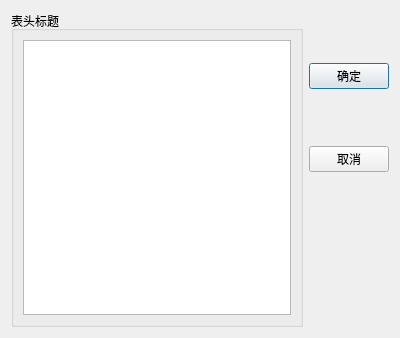
<?xml version="1.0" encoding="UTF-8"?>
<ui version="4.0">
 <class>TDialogHeaders</class>
 <widget class="QDialog" name="TDialogHeaders">
  <property name="geometry">
   <rect>
    <x>0</x>
    <y>0</y>
    <width>400</width>
    <height>338</height>
   </rect>
  </property>
  <property name="windowTitle">
   <string>Dialog</string>
  </property>
  <layout class="QVBoxLayout" name="verticalLayout_3">
   <item>
    <layout class="QHBoxLayout" name="horizontalLayout">
     <item>
      <widget class="QGroupBox" name="groupBox">
       <property name="title">
        <string>表头标题</string>
       </property>
       <layout class="QVBoxLayout" name="verticalLayout">
        <item>
         <widget class="QListView" name="listView"/>
        </item>
       </layout>
      </widget>
     </item>
     <item>
      <layout class="QVBoxLayout" name="verticalLayout_2">
       <item>
        <spacer name="verticalSpacer">
         <property name="orientation">
          <enum>Qt::Vertical</enum>
         </property>
         <property name="sizeHint" stdset="0">
          <size>
           <width>20</width>
           <height>40</height>
          </size>
         </property>
        </spacer>
       </item>
       <item>
        <widget class="QPushButton" name="btnOk">
         <property name="text">
          <string>确定</string>
         </property>
         <property name="icon">
          <iconset resource="res.qrc">
           <normaloff>:/images/icons/322.bmp</normaloff>:/images/icons/322.bmp</iconset>
         </property>
        </widget>
       </item>
       <item>
        <spacer name="verticalSpacer_2">
         <property name="orientation">
          <enum>Qt::Vertical</enum>
         </property>
         <property name="sizeHint" stdset="0">
          <size>
           <width>20</width>
           <height>40</height>
          </size>
         </property>
        </spacer>
       </item>
       <item>
        <widget class="QPushButton" name="btnCancel">
         <property name="text">
          <string>取消</string>
         </property>
         <property name="icon">
          <iconset resource="res.qrc">
           <normaloff>:/images/icons/324.bmp</normaloff>:/images/icons/324.bmp</iconset>
         </property>
        </widget>
       </item>
       <item>
        <spacer name="verticalSpacer_3">
         <property name="orientation">
          <enum>Qt::Vertical</enum>
         </property>
         <property name="sizeHint" stdset="0">
          <size>
           <width>20</width>
           <height>40</height>
          </size>
         </property>
        </spacer>
       </item>
       <item>
        <spacer name="verticalSpacer_4">
         <property name="orientation">
          <enum>Qt::Vertical</enum>
         </property>
         <property name="sizeHint" stdset="0">
          <size>
           <width>20</width>
           <height>40</height>
          </size>
         </property>
        </spacer>
       </item>
       <item>
        <spacer name="verticalSpacer_5">
         <property name="orientation">
          <enum>Qt::Vertical</enum>
         </property>
         <property name="sizeHint" stdset="0">
          <size>
           <width>20</width>
           <height>40</height>
          </size>
         </property>
        </spacer>
       </item>
      </layout>
     </item>
    </layout>
   </item>
  </layout>
 </widget>
 <resources>
  <include location="res.qrc"/>
 </resources>
 <connections>
  <connection>
   <sender>btnOk</sender>
   <signal>clicked()</signal>
   <receiver>TDialogHeaders</receiver>
   <slot>accept()</slot>
   <hints>
    <hint type="sourcelabel">
     <x>348</x>
     <y>74</y>
    </hint>
    <hint type="destinationlabel">
     <x>199</x>
     <y>168</y>
    </hint>
   </hints>
  </connection>
  <connection>
   <sender>btnCancel</sender>
   <signal>clicked()</signal>
   <receiver>TDialogHeaders</receiver>
   <slot>reject()</slot>
   <hints>
    <hint type="sourcelabel">
     <x>348</x>
     <y>157</y>
    </hint>
    <hint type="destinationlabel">
     <x>199</x>
     <y>168</y>
    </hint>
   </hints>
  </connection>
 </connections>
</ui>
